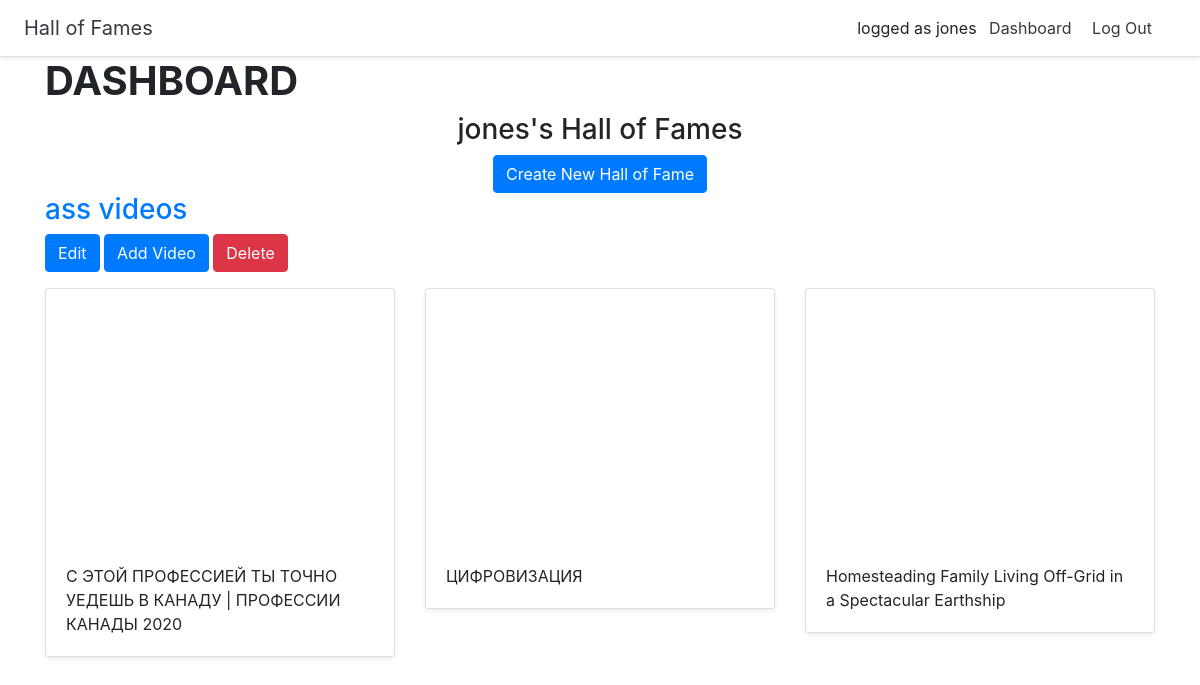
The app's page /dashboard/ (signed in), older data.
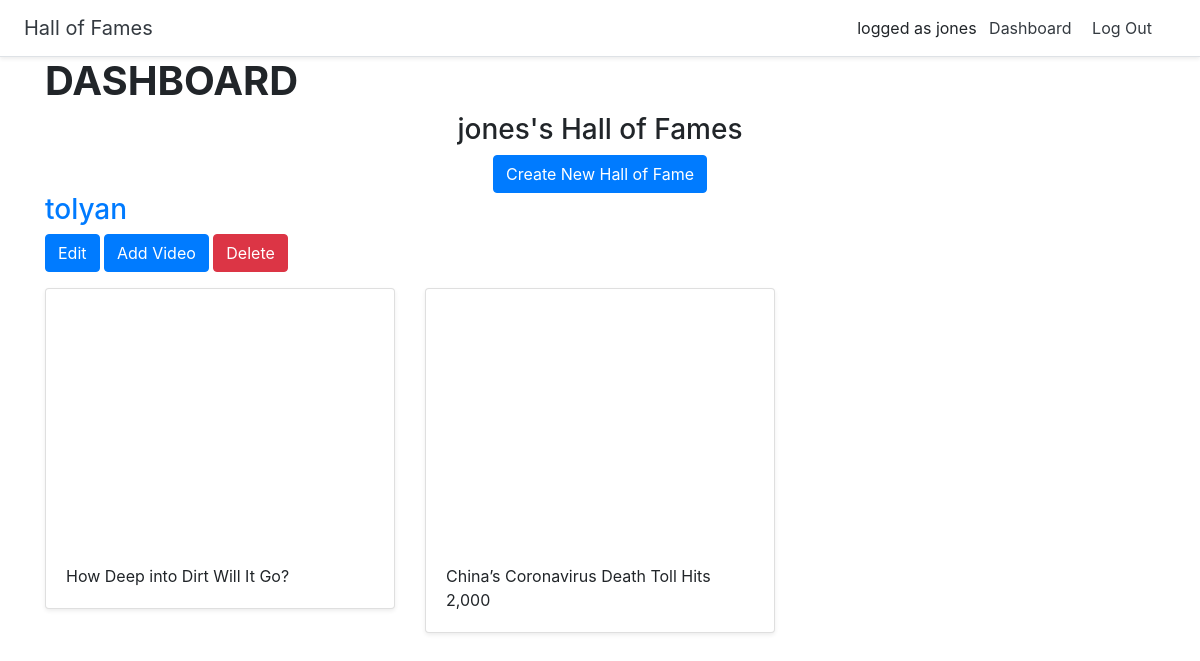
The same page, newer data.
### halls/models.py (models this page shows, shortened)
class Hall(models.Model):
    title = models.CharField(max_length=255)
    user = models.ForeignKey(User, on_delete = models.CASCADE)

class Video(models.Model):
    title = models.CharField(max_length=255)
    url = models.URLField()
    youtube_id = models.CharField(max_length=255)
    hall = models.ForeignKey(Hall, on_delete=models.CASCADE)

### halls/views.py (the view)
# urls.py: path('dashboard/', views.dashboard, name='dashboard'),
@login_required
def dashboard(request):
    halls = Hall.objects.filter(user=request.user)
    return render(request, 'halls/dashboard.html', {'halls':halls})

### halls/templates/halls/dashboard.html
{% extends 'halls/base.html' %}
{% block content %}
<div class="container">
    <h1><strong>DASHBOARD</strong></h1>
  <div class="text-center">
      <h3>{{ user.username }}'s Hall of Fames</h3>
      <a href="{% url 'create_hall' %}" class="btn btn-primary">Create New Hall of Fame</a>
  </div>
      {% for hall in halls %}
    <h3><a href="{% url 'detail_hall' hall.id %}">{{ hall.title }}</a></h3>
    <a href="{% url 'update_hall' hall.id %}" class="btn btn-primary">Edit</a>
    <a href="{% url 'add_video' hall.id %}" class="btn btn-primary">Add Video</a>
    <a href="{% url 'delete_hall' hall.id %}" class="btn btn-danger">Delete</a>
     <div class="row">
        {% for video in hall.video_set.all %}
          <div class="col-md-4 mt-3">
            <div class="card mb-4 shadow-sm">
                <iframe width="100%" height="255" src="https://www.youtube.com/embed/{{ video.youtube_id }}" frameborder="0" allow="accelerometer; autoplay; encrypted-media; gyroscope; picture-in-picture" allowfullscreen></iframe>
                <div class="card-body"><p class="card-text">{{ video.title }}</p></div>
        </div>
          </div>
        {% endfor %}
      </div>
      {% endfor %}
</div>
{% endblock %}

Row changes from the older to the newer data that the page shows:
removed Hall: title "ass videos"
removed Video: title "С ЭТОЙ ПРОФЕССИЕЙ ТЫ ТОЧНО УЕДЕШЬ В КАНАДУ | ПРОФЕССИИ КАНАДЫ 2020", shown under "ass videos"
removed Video: title "ЦИФРОВИЗАЦИЯ", shown under "ass videos"
removed Video: title "Homesteading Family Living Off-Grid in a Spectacular Earthship", shown under "ass videos"
added Hall: title "tolyan"
added Video: title "How Deep into Dirt Will It Go?", shown under "tolyan"
added Video: title "China’s Coronavirus Death Toll Hits 2,000", shown under "tolyan"
